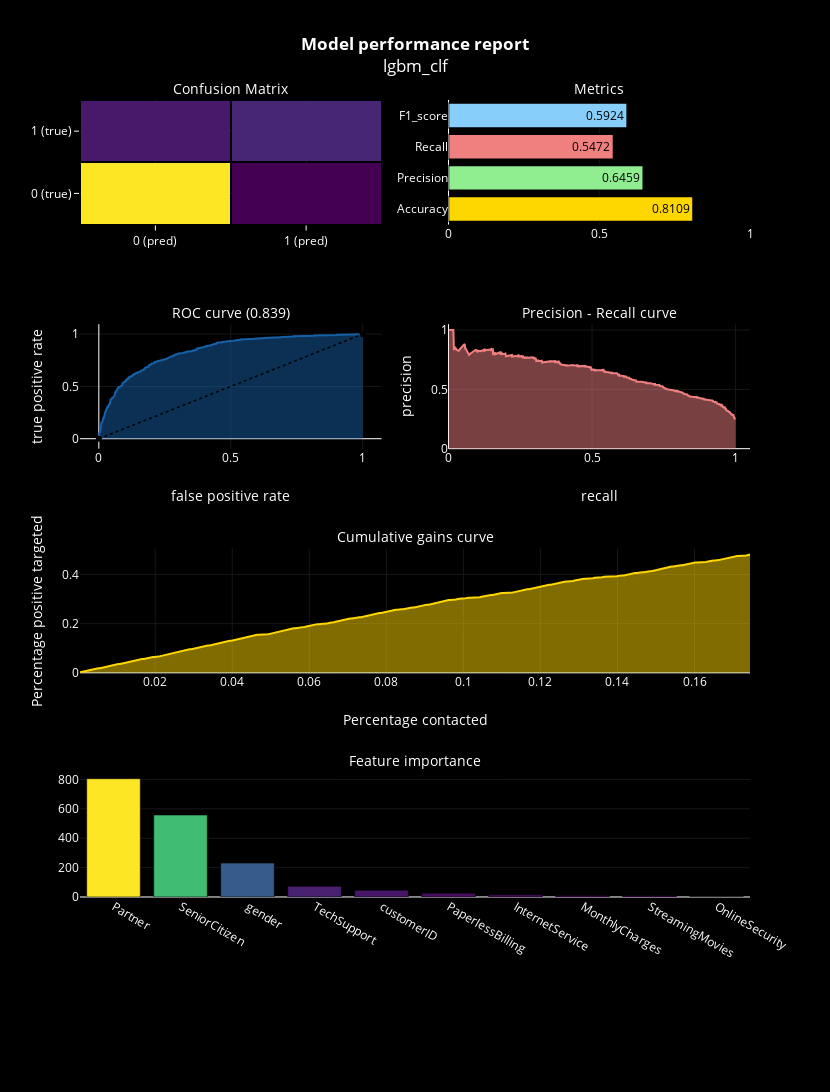

Notebook code for this chart:
### Markdown cell above
**Light GBM after Random Gridsearch**

### Code cell
%%time
lgbm_clf = lgbm.LGBMClassifier(**opt_parameters)

lgbm_clf.fit(X_train, y_train)
lgbm_clf.fit(X_train, y_train)
y_pred = lgbm_clf.predict(X_test)
y_score = lgbm_clf.predict_proba(X_test)[:,1]

model_performance('lgbm_clf')

### Figure 1 — Plotly figure (JSON) as saved in the notebook; plotly's stock layout.template omitted (floating-point values rounded to 4 significant figures; data arrays with more than 128 entries replaced by an {"elided": "..."} marker saying what was removed)
{"data": [{"colorscale": "Viridis", "showscale": false, "type": "heatmap", "uid": "d289f8cd-e754-42e8-a9e3-e946fd94fd25", "x": ["0 (pred)", "1 (pred)"], "xaxis": "x", "xgap": 2, "y": ["0 (true)", "1 (true)"], "yaxis": "y", "ygap": 2, "z": [[1421, 159], [240, 290]]}, {"marker": {"color": ["gold", "lightgreen", "lightcoral", "lightskyblue"], "line": {"color": "#000000", "width": 1.5}}, "opacity": 1, "orientation": "h", "text": [0.8109, 0.6459, 0.5472, 0.5924], "textfont": {"color": "black"}, "textposition": "auto", "type": "bar", "uid": "55585c7d-2608-42ab-a367-51c00f57b6c6", "x": [0.8109, 0.6459, 0.5472, 0.5924], "xaxis": "x2", "y": ["Accuracy", "Precision", "Recall", "F1_score"], "yaxis": "y2"}, {"fill": "tozeroy", "line": {"color": "rgb(22, 96, 167)", "width": 2}, "name": "Roc : 0.839", "type": "scatter", "uid": "81d59229-610e-4faa-aab3-a6f1932d9de2", "x": {"elided": "699 float values"}, "xaxis": "x3", "y": {"elided": "699 float values"}, "yaxis": "y3"}, {"line": {"color": "black", "dash": "dot", "width": 1.5}, "type": "scatter", "uid": "3e6632a6-163f-4137-b38f-ad6b3803a75f", "x": [0, 1], "xaxis": "x3", "y": [0, 1], "yaxis": "y3"}, {"fill": "tozeroy", "line": {"color": "lightcoral", "width": 2}, "name": "Precision[0.25407478 0.25371703 0.25432692 ... 1.         1.         1.        ]", "type": "scatter", "uid": "d233622b-5844-4e41-97d6-890d25435aca", "x": {"elided": "1828 float values"}, "xaxis": "x4", "y": {"elided": "1828 float values"}, "yaxis": "y4"}, {"marker": {"color": [805, 558, 231, 73, 46, 43, 39, 26, 26, 22, 20, 18, 16, 16, 15, 14, 11, 9, 7, 2, 2, 1], "colorscale": "Viridis", "line": {"color": "black", "width": 0.6}}, "name": "coefficients", "type": "bar", "uid": "781812d1-8992-403b-87c6-de23144aeb62", "x": ["Partner", "SeniorCitizen", "gender", "TechSupport", "customerID", null, null, null, "PaperlessBilling", null, null, null, null, "InternetService", null, null, "MonthlyCharges", "StreamingMovies", null, "OnlineSecurity", null, null], "xaxis": "x6", "y": [805, 558, 231, 73, 46, 43, 39, 26, 26, 22, 20, 18, 16, 16, 15, 14, 11, 9, 7, 2, 2, 1], "yaxis": "y6"}, {"fill": "tozeroy", "line": {"color": "gold", "width": 2}, "type": "scatter", "uid": "467fc373-7112-4b69-8258-4a9f9ed9ecae", "x": {"elided": "368 float values"}, "xaxis": "x5", "y": {"elided": "2110 float values"}, "yaxis": "y5"}], "layout": {"annotations": [{"font": {"color": "white", "size": 14}, "showarrow": false, "text": "Confusion Matrix", "x": 0.225, "xanchor": "center", "xref": "paper", "y": 1, "yanchor": "bottom", "yref": "paper"}, {"font": {"color": "white", "size": 14}, "showarrow": false, "text": "Metrics", "x": 0.775, "xanchor": "center", "xref": "paper", "y": 1, "yanchor": "bottom", "yref": "paper"}, {"font": {"color": "white", "size": 14}, "showarrow": false, "text": "ROC curve (0.839)", "x": 0.225, "xanchor": "center", "xref": "paper", "y": 0.7188, "yanchor": "bottom", "yref": "paper"}, {"font": {"color": "white", "size": 14}, "showarrow": false, "text": "Precision - Recall curve", "x": 0.775, "xanchor": "center", "xref": "paper", "y": 0.7188, "yanchor": "bottom", "yref": "paper"}, {"font": {"color": "white", "size": 14}, "showarrow": false, "text": "Cumulative gains curve", "x": 0.5, "xanchor": "center", "xref": "paper", "y": 0.4375, "yanchor": "bottom", "yref": "paper"}, {"font": {"color": "white", "size": 14}, "showarrow": false, "text": "Feature importance", "x": 0.5, "xanchor": "center", "xref": "paper", "y": 0.1562, "yanchor": "bottom", "yref": "paper"}], "autosize": false, "font": {"color": "white"}, "height": 1500, "margin": {"b": 195}, "paper_bgcolor": "black", "plot_bgcolor": "black", "showlegend": false, "title": {"text": "<b>Model performance report</b><br>lgbm_clf"}, "width": 830, "xaxis": {"anchor": "y", "color": "white", "domain": [0, 0.45]}, "xaxis2": {"anchor": "y2", "color": "white", "domain": [0.55, 1], "range": [0, 1]}, "xaxis3": {"anchor": "y3", "color": "white", "domain": [0, 0.45], "title": {"text": "false positive rate"}}, "xaxis4": {"anchor": "y4", "color": "white", "domain": [0.55, 1], "range": [0, 1.05], "title": {"text": "recall"}}, "xaxis5": {"anchor": "y5", "color": "white", "domain": [0, 1], "title": {"text": "Percentage contacted"}}, "xaxis6": {"anchor": "y6", "color": "white", "domain": [0, 1]}, "yaxis": {"anchor": "x", "color": "white", "domain": [0.8438, 1]}, "yaxis2": {"anchor": "x2", "color": "white", "domain": [0.8438, 1]}, "yaxis3": {"anchor": "x3", "color": "white", "domain": [0.5625, 0.7188], "title": {"text": "true positive rate"}}, "yaxis4": {"anchor": "x4", "color": "white", "domain": [0.5625, 0.7188], "range": [0, 1.05], "title": {"text": "precision"}}, "yaxis5": {"anchor": "x5", "color": "white", "domain": [0.2812, 0.4375], "title": {"text": "Percentage positive targeted"}}, "yaxis6": {"anchor": "x6", "color": "white", "domain": [0, 0.1562]}}}
